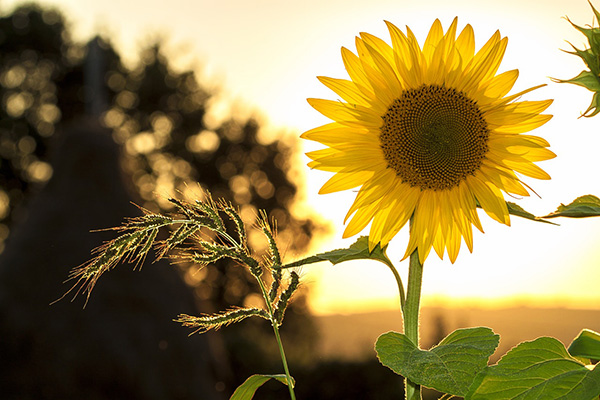
#> input picture sunflower.jpg, 600 x 400 px, found by its file name
$ python dct.py
#> lines starting #> are read from the running program, lines starting #| are printed output that depends on the picture
import cv2
import numpy as np
# load the image and convert to grayscale
image = cv2.imread("A:\\Apps\\anaconda\\spyder\\DIP practise\\sunflower.jpg")
#> image is the input picture: shape (400, 600, 3); mean B, G, R 78.6, 128.9, 146.8
gray = cv2.cvtColor(image, cv2.COLOR_BGR2GRAY)
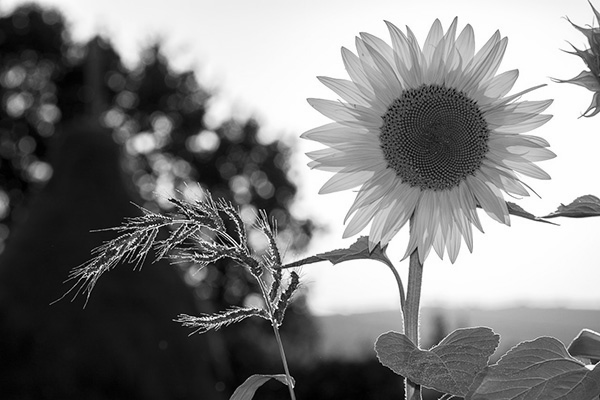
#> gray: shape (400, 600); min 0, max 255, mean 128.5
# Compute the Discrete Cosine Transform of the image
dctimg = cv2.dct(np.float32(gray), cv2.DCT_INVERSE)
#Inverse DCT
idctimg = cv2.idct(dctimg)
# convert to uint8
idct = np.uint8(idctimg)
#DIP LAB PROGRAMS - Prepared by Dr Diana Moses, CSE, MCET, Pg No —54
# Display the results
cv2.imshow("Original Image",gray)
cv2.imshow('Cosine Transform', dctimg)
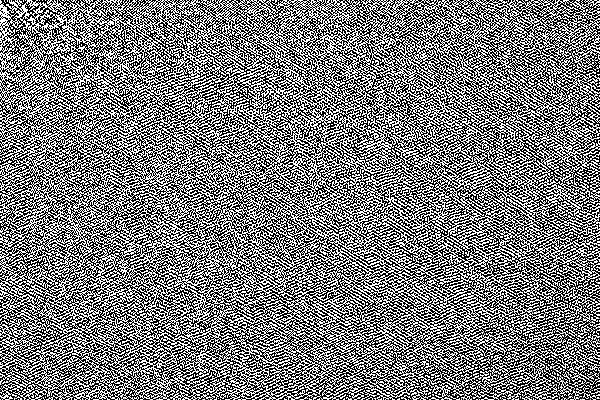
#> window 'Cosine Transform': shape (400, 600); min 0, max 255, mean 122.5
cv2.imshow('Inverse Cosine Transform', idct)
cv2.waitKey(0)
cv2.destroyAllWindows()
